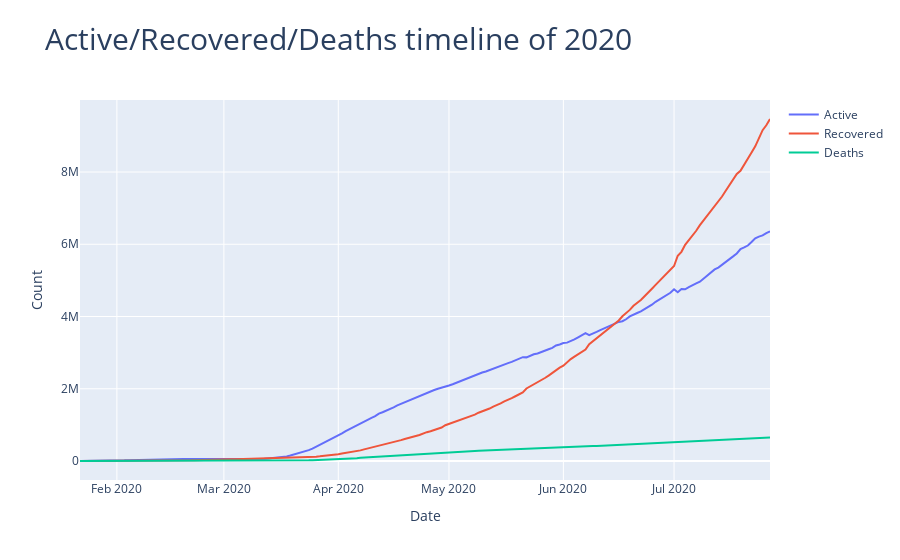

Source (notebook cell):
### Code cell
import plotly.graph_objects as go

fig = go.Figure()
fig.add_trace(go.Scatter(x=daily_cases_df['Date'], y=daily_cases_df['Active'],
                    mode='lines',
                    name='Active'))
fig.add_trace(go.Scatter(x=daily_cases_df['Date'], y=daily_cases_df['Recovered'],
                    mode='lines',
                    name='Recovered'))
fig.add_trace(go.Scatter(x=daily_cases_df['Date'], y=daily_cases_df['Deaths'],
                         mode='lines',
                         name='Deaths'))
fig.update_layout(title =  "Active/Recovered/Deaths timeline of 2020",
                  barmode = 'group', title_font_size = 30)
fig.update_xaxes(title_text = 'Date')
fig.update_yaxes(title_text = "Count")

fig.show()

### Figure 1 — Plotly figure (JSON) as saved in the notebook; plotly's stock layout.template omitted (floating-point values rounded to 4 significant figures; data arrays with more than 128 entries replaced by an {"elided": "..."} marker saying what was removed)
{"data": [{"mode": "lines", "name": "Active", "x": {"elided": "188 str values"}, "y": {"elided": "188 int values"}, "type": "scatter"}, {"mode": "lines", "name": "Recovered", "x": {"elided": "188 str values"}, "y": {"elided": "188 int values"}, "type": "scatter"}, {"mode": "lines", "name": "Deaths", "x": {"elided": "188 str values"}, "y": {"elided": "188 int values"}, "type": "scatter"}], "layout": {"title": {"text": "Active/Recovered/Deaths timeline of 2020", "font": {"size": 30}}, "barmode": "group", "xaxis": {"title": {"text": "Date"}}, "yaxis": {"title": {"text": "Count"}}}}
